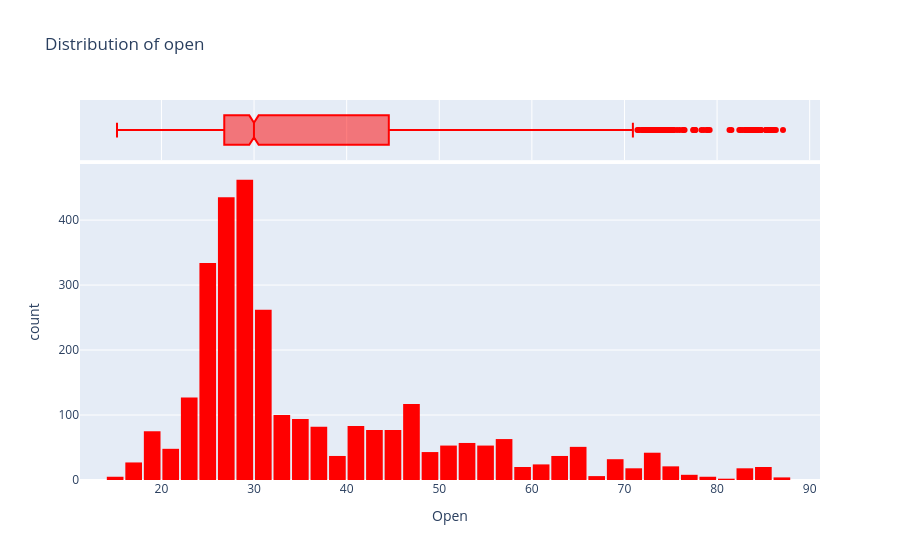

Notebook code cell kept with this figure:
### Code cell
fig = px.histogram(microsoft, x='Open', marginal='box', color_discrete_sequence=['red'], title='Distribution of open')
fig.update_layout(bargap=0.1)

### Figure 1 — Plotly figure (JSON) as saved in the notebook; plotly's stock layout.template omitted (floating-point values rounded to 4 significant figures; data arrays with more than 128 entries replaced by an {"elided": "..."} marker saying what was removed)
{"data": [{"alignmentgroup": "True", "bingroup": "x", "hovertemplate": "Open=%{x}<br>count=%{y}<extra></extra>", "legendgroup": "", "marker": {"color": "red", "pattern": {"shape": ""}}, "name": "", "offsetgroup": "", "orientation": "v", "showlegend": false, "type": "histogram", "x": {"elided": "3019 float values"}, "xaxis": "x", "yaxis": "y"}, {"alignmentgroup": "True", "hovertemplate": "Open=%{x}<extra></extra>", "legendgroup": "", "marker": {"color": "red"}, "name": "", "notched": true, "offsetgroup": "", "showlegend": false, "type": "box", "x": {"elided": "3019 float values"}, "xaxis": "x2", "yaxis": "y2"}], "layout": {"bargap": 0.1, "barmode": "relative", "legend": {"tracegroupgap": 0}, "title": {"text": "Distribution of open"}, "xaxis": {"anchor": "y", "domain": [0, 1], "title": {"text": "Open"}}, "xaxis2": {"anchor": "y2", "domain": [0, 1], "matches": "x", "showgrid": true, "showticklabels": false}, "yaxis": {"anchor": "x", "domain": [0, 0.8316], "title": {"text": "count"}}, "yaxis2": {"anchor": "x2", "domain": [0.8416, 1], "matches": "y2", "showgrid": false, "showline": false, "showticklabels": false, "ticks": ""}}}
